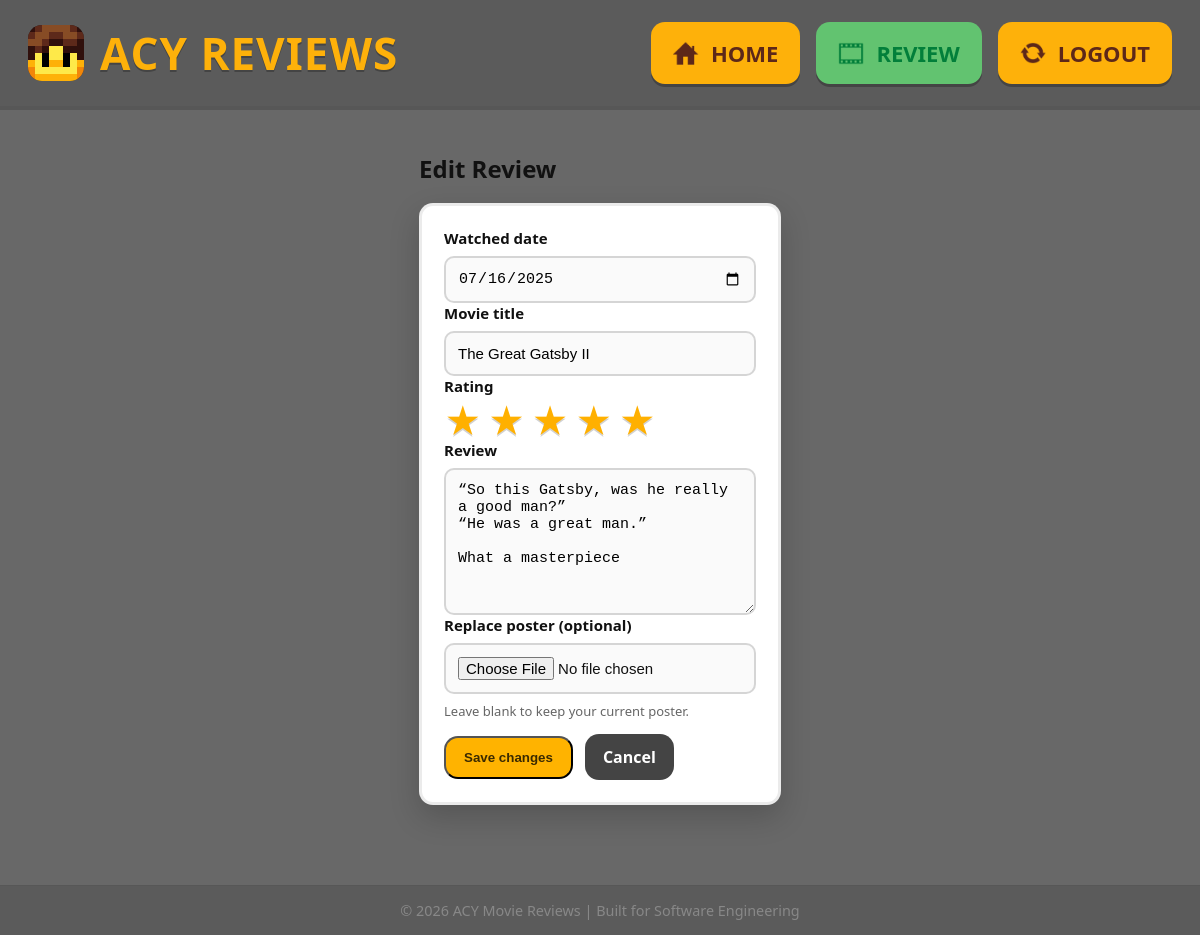
The page /review/43/edit (signed in) on the database its author committed.
### tables this page shows
CREATE TABLE Reviews (
    id INTEGER PRIMARY KEY AUTOINCREMENT,
    user_id INTEGER,
    review_date TEXT NOT NULL,
    rating INTEGER,
    movie_title TEXT NOT NULL,
    review_text TEXT, poster_filename TEXT,
    FOREIGN KEY (user_id) REFERENCES Users(id) );

### main.py (the view, shortened to what this page needs)
@app.route("/review/<int:review_id>/edit", methods=["GET", "POST"])
def edit_review(review_id):
    if not session.get("id"):
        return redirect("/login")
    conn = db.GetDB()
    review = conn.execute("""
        SELECT * FROM Reviews
        WHERE id = ? AND user_id = ?
    """, (review_id, session["id"])).fetchone()
    if review is None:
        conn.close()
        abort(403)
    conn.close()
    return render_template("edit.html", review=review)

### db.py (called while the page is built)
def GetDB():
    db = sqlite3.connect(".database/gtg.db")
    db.row_factory = sqlite3.Row
    return db

### templates/edit.html (shortened to what this page needs)
{% extends "base.html" %}
{% block content %}
<div class="page">
  <h2 class="page-title">Edit Review</h2>
  <form method="post" enctype="multipart/form-data" class="form-card">
    <div class="form-grid">
      <div class="field">
        <label for="review_date">Watched date</label>
        <input type="date" name="review_date" id="review_date"
               value="{{ review['review_date'] }}" required>
      </div>
      <div class="field">
        <label for="movie_title">Movie title</label>
        <input type="text" name="movie_title" id="movie_title"
               value="{{ review['movie_title'] }}" required placeholder="e.g. Blade Runner">
      </div>
      <div class="field field-full">
        <label>Rating</label>
        <div class="star-rating">
          <label for="estar5" title="5 stars">★</label>
          <label for="estar4" title="4 stars">★</label>
          <label for="estar3" title="3 stars">★</label>
          <label for="estar2" title="2 stars">★</label>
          <label for="estar1" title="1 star">★</label>
        </div>
      </div>
      <div class="field field-full">
        <label for="review_text">Review</label>
        <textarea name="review_text" id="review_text" rows="7" required>{{ review['review_text'] }}</textarea>
      </div>
      <div class="field field-full">
        <label for="poster">Replace poster (optional)</label>
        <input type="file" name="poster" id="poster" accept="image/*">
        <p class="helptext">Leave blank to keep your current poster.</p>
      </div>
    </div>
    <div class="form-actions">
      <button type="submit" class="primary-btn">Save changes</button>
      <a href="/" class="secondary-btn">Cancel</a>
    </div>
  </form>
</div>
{% endblock %}

### static/css/style.css (style rules this page uses)
* { padding: 0; margin: 0; box-sizing: border-box; }
body { background:#686868; font-family: system-ui, -apple-system, Segoe UI, Roboto, Arial, sans-serif; margin:0; color:#111; }
.page { padding-top: 14px; }
.page-title { margin: 10px 0 18px; font-size: 24px; font-weight: 900; color:#111; }
.form-card { background:#ffffff; border-radius: 14px; border: 3px solid rgba(0,0,0,0.08); box-shadow: 0 12px 30px rgba(0,0,0,0.18); padding: 22px; max-width: 900px; }
.field { display:flex; flex-direction: column; gap: 8px; }
.field-full { grid-column: 1 / -1; }
.field label { font-weight: 900; color:#111; font-size: 15px; }
.field input[type="text"], .field input[type="date"], .field input[type="file"], .field textarea { width:100%; padding: 12px 12px; border-radius: 10px; border: 2px solid rgba(0,0,0,0.15); font-size: 15px; outline:none; background:#fafafa; }
.field textarea { resize: vertical; }
.helptext { margin: 0; font-size: 13px; color:#666; }
.star-rating { display:inline-flex; flex-direction: row-reverse; justify-content:flex-end; gap: 6px; }
.star-rating label { font-size: 36px; cursor:pointer; color: rgba(0,0,0,0.2); line-height: 1; transition: transform 0.06s ease, filter 0.06s ease; }
.star-rating input:checked ~ label, .star-rating label:hover, .star-rating label:hover ~ label { color:#ffb000; filter: drop-shadow(0 2px 0 rgba(0,0,0,0.18)); }
.form-actions { display: flex; gap: 12px; margin-top: 16px; }
html, body { height: 100%; }
body { min-height: 100vh; display: flex; flex-direction: column; }
.form-actions { display: flex; gap: 12px; margin-top: 14px; align-items: center; }
.secondary-btn { display: inline-flex; align-items: center; justify-content: center; padding: 12px 18px; border-radius: 14px; font-weight: 800; text-decoration: none; background: #444; color: #fff; }
.primary-btn { display: inline-flex; align-items: center; justify-content: center; padding: 12px 18px; border-radius: 14px; font-weight: 800; text-decoration: none; background: #ffb300; color: #3b2a00; }

### rows shown on the page
Reviews: review_date "07/16/2025", movie_title "The Great Gatsby II", review_text "“So this Gatsby, was he really a good man?” “He was a great man.” What a masterpiece"
